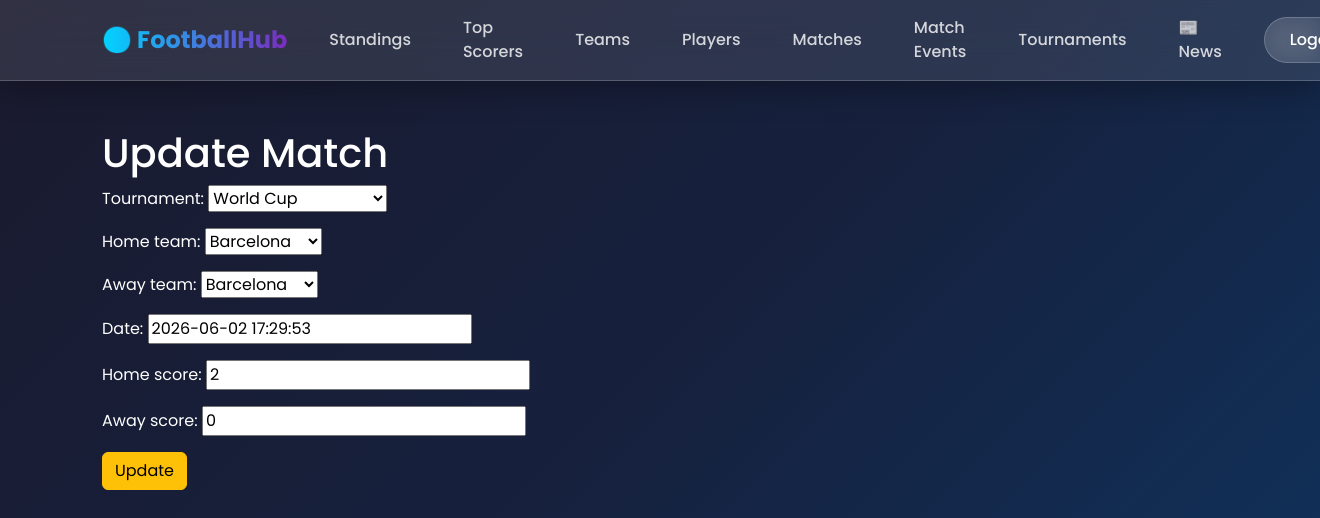
The page /match/update/1/ (signed in) on the database its author committed.
### football/models.py (models this page shows, shortened)
class Match(models.Model):
    tournament = models.ForeignKey(Tournament, on_delete=models.CASCADE)
    home_team = models.ForeignKey(Team,on_delete=models.CASCADE,related_name='home_matches')
    away_team = models.ForeignKey(Team,on_delete=models.CASCADE,related_name='away_matches')
    date = models.DateTimeField()
    home_score = models.PositiveIntegerField(default=0)
    away_score = models.PositiveIntegerField(default=0)
    stream_url = models.URLField(blank=True, null=True)
    is_live = models.BooleanField(default=False)
    man_of_the_match = models.ForeignKey(
    Player,
    on_delete=models.SET_NULL,
    null=True,
    blank=True
)

### football/views.py (the view)
# urls.py: path('match/update/<int:pk>/', views.MatchUpdateView.as_view(), name='match_update'),
class MatchUpdateView(PermissionRequiredMixin, generic.UpdateView):
    permission_required = 'football.change_match'
    model = Match
    fields = [
        'tournament',
        'home_team',
        'away_team',
        'date',
        'home_score',
        'away_score'
    ]
    template_name = 'football/match_update.html'
    success_url = reverse_lazy('match_list')

### football/models.py (called while the page is built)
    def __str__(self):
        return self.name

    def __str__(self):
        return self.name

### templates/football/match_update.html (shortened to what this page needs)
{% extends 'base.html' %}
{% block content %}
<h1>Update Match</h1>
<form method="post">
    {{ form.as_p }}
    <button type="submit" class="btn btn-warning">Update</button>
</form>
{% endblock %}

### templates/base.html (style rules this page uses)
* { font-family: 'Poppins', sans-serif; }
body { background: linear-gradient(135deg, #1a1a2e 0%, #16213e 50%, #0f3460 100%); min-height: 100vh; color: #fff; }

### rows shown on the page
Match: tournament "World Cup", home_team "Barcelona", away_team "Barcelona", date "2026-06-02 17:29:53", home_score "2", away_score "0"
